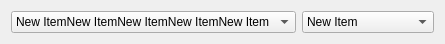
<?xml version="1.0" encoding="UTF-8"?>
<ui version="4.0">
 <class>Dialog</class>
 <widget class="QDialog" name="Dialog">
  <property name="geometry">
   <rect>
    <x>0</x>
    <y>0</y>
    <width>400</width>
    <height>40</height>
   </rect>
  </property>
  <property name="windowTitle">
   <string>Dialog</string>
  </property>
  <layout class="QVBoxLayout" name="verticalLayout">
   <item>
    <layout class="QHBoxLayout" name="horizontalLayout">
     <property name="sizeConstraint">
      <enum>QLayout::SetDefaultConstraint</enum>
     </property>
     <item>
      <widget class="QComboBox" name="comboBox_2">
       <property name="sizePolicy">
        <sizepolicy hsizetype="Maximum" vsizetype="Fixed">
         <horstretch>0</horstretch>
         <verstretch>0</verstretch>
        </sizepolicy>
       </property>
       <property name="sizeAdjustPolicy">
        <enum>QComboBox::AdjustToContents</enum>
       </property>
       <item>
        <property name="text">
         <string>New ItemNew ItemNew ItemNew ItemNew Item</string>
        </property>
       </item>
       <item>
        <property name="text">
         <string>New ItemNew ItemNew Item</string>
        </property>
       </item>
      </widget>
     </item>
     <item>
      <widget class="QComboBox" name="comboBox">
       <property name="sizePolicy">
        <sizepolicy hsizetype="Maximum" vsizetype="Fixed">
         <horstretch>0</horstretch>
         <verstretch>0</verstretch>
        </sizepolicy>
       </property>
       <property name="sizeAdjustPolicy">
        <enum>QComboBox::AdjustToContents</enum>
       </property>
       <item>
        <property name="text">
         <string>New Item</string>
        </property>
       </item>
       <item>
        <property name="text">
         <string>New Item</string>
        </property>
       </item>
       <item>
        <property name="text">
         <string>New Item</string>
        </property>
       </item>
       <item>
        <property name="text">
         <string>New ItemNew Item</string>
        </property>
       </item>
      </widget>
     </item>
    </layout>
   </item>
  </layout>
 </widget>
 <resources/>
 <connections/>
</ui>
